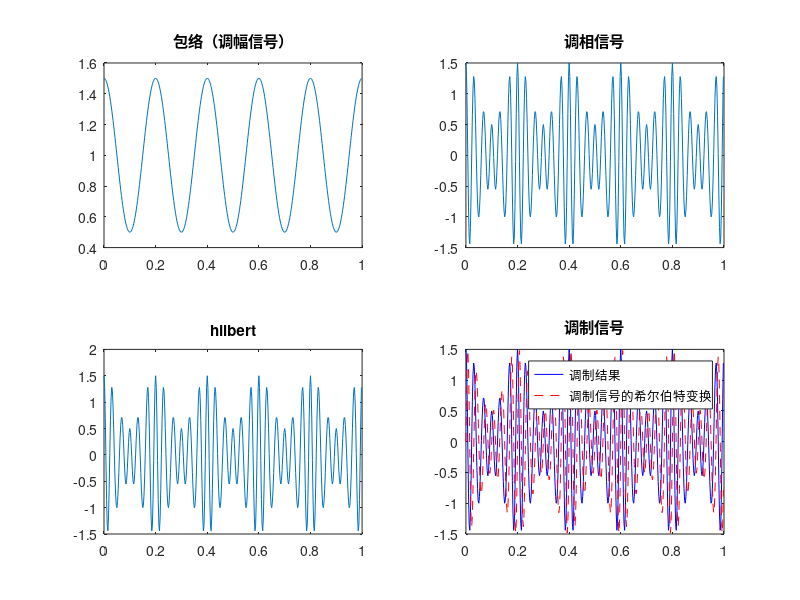

This chart was generated by the following MATLAB code:
%% 
clear; clc; close all; warning off;

%% 生成调制信号
fs = 400;  % 采样频率
Ts = 1 / fs;
N = 400;  % 观测时长
t = (0 : N-1) * Ts;

fa = 5;  % 调幅单频
fp = 10;  % 调相单频
fc = 30;  % 载波单频
a = 1 + 0.5 * cos(2 * pi * fa * t);  % 调幅包络
b = 0.5 * sin(2 * pi * fp * t);  % 调相
c = cos(2 * pi * fc * t);  % 载波
s = a .* cos(2 * pi * fc * t + b);  % 调制信号

%% Hilbert分析 
s_analy = hilbert(s);  % Matlab的hilbert命令得到的是解析信号
sh = imag(s_analy);  % 调制信号的希尔伯特变换
envelope = abs(s_analy);  % 解析信号包络的绝对值
angle = unwrap(angle(s_analy));  % 解析信号的相位
fi = diff(angle) / 2 / pi * fs;  % 瞬时频率

% 作图
figure;
subplot(2, 2, 1);plot(t, a); title('包络（调幅信号）');
subplot(2, 2, 2); plot(t, s); title('调相信号');
subplot(2, 2, 3); plot(t, s_analy); title('hilbert');
subplot(2, 2, 4); 
plot(t, s, 'b'); hold on;
plot(t, sh, 'r--'); hold off;
legend('调制结果', '调制信号的希尔伯特变换'); title('调制信号');